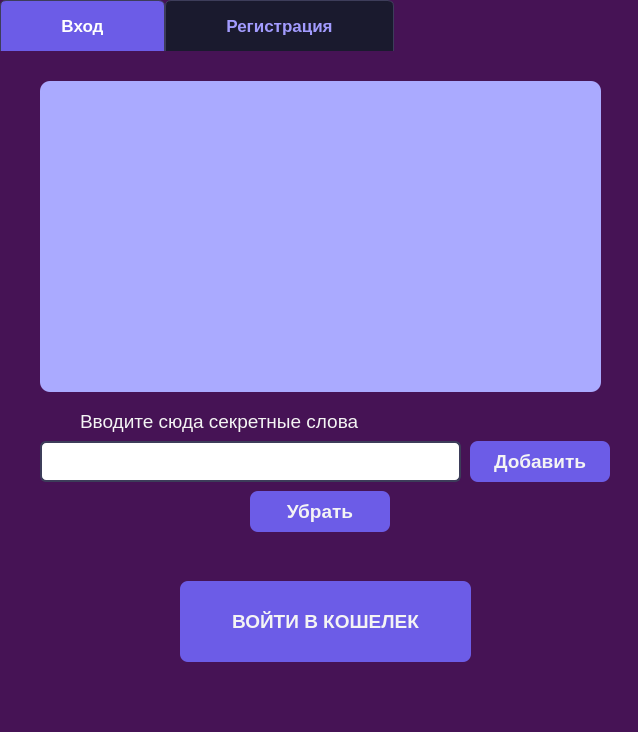
<?xml version="1.0" encoding="UTF-8"?>
<ui version="4.0">
 <class>MainWindow</class>
 <widget class="QMainWindow" name="MainWindow">
  <property name="geometry">
   <rect>
    <x>0</x>
    <y>0</y>
    <width>638</width>
    <height>732</height>
   </rect>
  </property>
  <property name="windowTitle">
   <string>AVIATO: ZENPAY</string>
  </property>
  <property name="styleSheet">
   <string notr="true">/* Main Window */
QMainWindow {
	background-color: rgb(70, 19, 85);
    font-family: 'Segoe UI', Arial, sans-serif;
}

/* Buttons */
QPushButton {
    background-color: #6c5ce7;
    color: white;
    border: none;
    border-radius: 8px;
    padding: 10px 20px;
    font-weight: bold;
    font-size: 19px;
    min-width: 100px;
}

QPushButton:hover {
    background-color: #5649c0;
}

QPushButton:pressed {
    background-color: #3d36a0;
}

QPushButton:disabled {
    background-color: #2d2d4d;
    color: #7a7a8c;
}

/* Line Edits */
QLineEdit {
	color: rgb(255, 255, 255);
    background-color: white;
    border: 2px solid #3d3d5a;
    border-radius: 6px;
    padding: 8px 12px;
    font-size: 14px;
    selection-background-color: #6c5ce7;
}

QLineEdit:focus {
    border-color: gray;
}

/* Labels */
QLabel {
    font-size: 19px;
}

QLabel#headerLabel {
    font-size: 24px;
    font-weight: bold;
}

/* Combo Boxes */
QComboBox {
    background-color: #1a1a2e;
    border: 2px solid #3d3d5a;
    border-radius: 6px;
    padding: 8px;
    color: white;
    min-width: 120px;
}

QComboBox:hover {
    border-color: #6c5ce7;
}

QComboBox::drop-down {
    subcontrol-origin: padding;
    subcontrol-position: top right;
    width: 30px;
    border-left: 1px solid #3d3d5a;
}

QComboBox QAbstractItemView {
    background-color: #1a1a2e;
    color: white;
    selection-background-color: #6c5ce7;
    outline: none;
}

/* Scroll Bars */
QScrollBar:vertical {
    border: none;
    background: #1a1a2e;
    width: 10px;
    margin: 0;
}

QScrollBar::handle:vertical {
    background: #6c5ce7;
    min-height: 20px;
    border-radius: 4px;
}

QScrollBar::add-line:vertical, QScrollBar::sub-line:vertical {
    height: 0;
}

/* Progress Bar */
QProgressBar {
    border: 1px solid #3d3d5a;
    border-radius: 4px;
    text-align: center;
    color: white;
}

QProgressBar::chunk {
    background-color: #6c5ce7;
    width: 10px;
}

/* Tab Widget */
QTabWidget::pane {
    border: none;
}

QTabBar::tab {
    background: #1a1a2e;
    color: #a29bfe;
    padding: 15px 60px;
    border-top-left-radius: 6px;
    border-top-right-radius: 6px;
    border: 1px solid #3d3d5a;
    border-bottom: none;
}

QTabBar::tab:selected {
    background: #6c5ce7;
    color: white;
    font-weight: bold;
}

/* Table View */
QTableView {
    background-color: #1a1a2e;
    border: 1px solid #3d3d5a;
    gridline-color: #3d3d5a;
    alternate-background-color: #252541;
    selection-background-color: #6c5ce7;
    color: white;
}

QHeaderView::section {
    background-color: #252541;
    color: #a29bfe;
    padding: 8px;
    border: none;
}

/* Menu Bar */
QMenuBar {
    background-color: #0a0a1a;
    color: white;
}

QMenuBar::item:selected {
    background-color: #6c5ce7;
}

QMenu {
    background-color: #1a1a2e;
    border: 1px solid #3d3d5a;
    color: white;
}

QMenu::item:selected {
    background-color: #6c5ce7;
}

/* Status Bar */
QStatusBar {
    background-color: #1a1a2e;
    color: #a29bfe;
    border-top: 1px solid #3d3d5a;
}

/* Tool Tips */
QToolTip {
    background-color: #6c5ce7;
    color: white;
    border: none;
    padding: 5px;
    opacity: 230;
}
QStackedWidget{
	color: white;
}</string>
  </property>
  <widget class="QWidget" name="centralwidget">
   <widget class="QTabWidget" name="tabWidget">
    <property name="geometry">
     <rect>
      <x>0</x>
      <y>0</y>
      <width>631</width>
      <height>731</height>
     </rect>
    </property>
    <property name="font">
     <font>
      <pointsize>13</pointsize>
      <weight>75</weight>
      <bold>true</bold>
     </font>
    </property>
    <property name="styleSheet">
     <string notr="true">color: rgb(244, 244, 244);</string>
    </property>
    <property name="tabPosition">
     <enum>QTabWidget::North</enum>
    </property>
    <property name="tabShape">
     <enum>QTabWidget::Rounded</enum>
    </property>
    <property name="currentIndex">
     <number>0</number>
    </property>
    <property name="elideMode">
     <enum>Qt::ElideNone</enum>
    </property>
    <property name="documentMode">
     <bool>false</bool>
    </property>
    <widget class="QWidget" name="tab_2">
     <attribute name="title">
      <string>Вход</string>
     </attribute>
     <widget class="QPlainTextEdit" name="plainTextEdit_2">
      <property name="geometry">
       <rect>
        <x>40</x>
        <y>30</y>
        <width>561</width>
        <height>311</height>
       </rect>
      </property>
      <property name="font">
       <font>
        <pointsize>14</pointsize>
        <weight>75</weight>
        <bold>true</bold>
       </font>
      </property>
      <property name="styleSheet">
       <string notr="true">background-color: rgb(170, 170, 255);
border-radius: 10px;

text-align: center;</string>
      </property>
      <property name="readOnly">
       <bool>true</bool>
      </property>
      <property name="plainText">
       <string/>
      </property>
     </widget>
     <widget class="QLineEdit" name="lineEdit">
      <property name="geometry">
       <rect>
        <x>40</x>
        <y>390</y>
        <width>421</width>
        <height>41</height>
       </rect>
      </property>
      <property name="styleSheet">
       <string notr="true">color: rgb(0, 0, 0);</string>
      </property>
      <property name="text">
       <string/>
      </property>
     </widget>
     <widget class="QLabel" name="label_2">
      <property name="geometry">
       <rect>
        <x>80</x>
        <y>360</y>
        <width>501</width>
        <height>21</height>
       </rect>
      </property>
      <property name="text">
       <string>Вводите сюда секретные слова   </string>
      </property>
     </widget>
     <widget class="QPushButton" name="pushButton_2">
      <property name="geometry">
       <rect>
        <x>470</x>
        <y>390</y>
        <width>140</width>
        <height>41</height>
       </rect>
      </property>
      <property name="text">
       <string>Добавить</string>
      </property>
     </widget>
     <widget class="QPushButton" name="pushButton_3">
      <property name="geometry">
       <rect>
        <x>180</x>
        <y>530</y>
        <width>291</width>
        <height>81</height>
       </rect>
      </property>
      <property name="text">
       <string>ВОЙТИ В КОШЕЛЕК</string>
      </property>
     </widget>
     <widget class="QPushButton" name="pushButton_4">
      <property name="geometry">
       <rect>
        <x>250</x>
        <y>440</y>
        <width>140</width>
        <height>41</height>
       </rect>
      </property>
      <property name="text">
       <string>Убрать</string>
      </property>
     </widget>
    </widget>
    <widget class="QWidget" name="tab">
     <attribute name="title">
      <string>Регистрация</string>
     </attribute>
     <widget class="QPlainTextEdit" name="plainTextEdit">
      <property name="geometry">
       <rect>
        <x>30</x>
        <y>30</y>
        <width>561</width>
        <height>331</height>
       </rect>
      </property>
      <property name="font">
       <font>
        <pointsize>14</pointsize>
        <weight>75</weight>
        <bold>true</bold>
       </font>
      </property>
      <property name="styleSheet">
       <string notr="true">background-color: rgb(170, 170, 255);
border-radius: 10px;

text-align: center;</string>
      </property>
      <property name="readOnly">
       <bool>true</bool>
      </property>
      <property name="plainText">
       <string/>
      </property>
     </widget>
     <widget class="QPushButton" name="pushButton">
      <property name="geometry">
       <rect>
        <x>170</x>
        <y>530</y>
        <width>301</width>
        <height>81</height>
       </rect>
      </property>
      <property name="text">
       <string>СОЗДАТЬ КОШЕЛЕК</string>
      </property>
     </widget>
     <widget class="QLabel" name="label">
      <property name="geometry">
       <rect>
        <x>0</x>
        <y>400</y>
        <width>631</width>
        <height>41</height>
       </rect>
      </property>
      <property name="text">
       <string>&lt;html&gt;&lt;head/&gt;&lt;body&gt;&lt;p&gt;Перепишите куда-то эти слова, они вам пригодятся для входа &lt;/p&gt;&lt;/body&gt;&lt;/html&gt;</string>
      </property>
      <property name="alignment">
       <set>Qt::AlignCenter</set>
      </property>
     </widget>
    </widget>
   </widget>
  </widget>
 </widget>
 <resources/>
 <connections/>
</ui>
